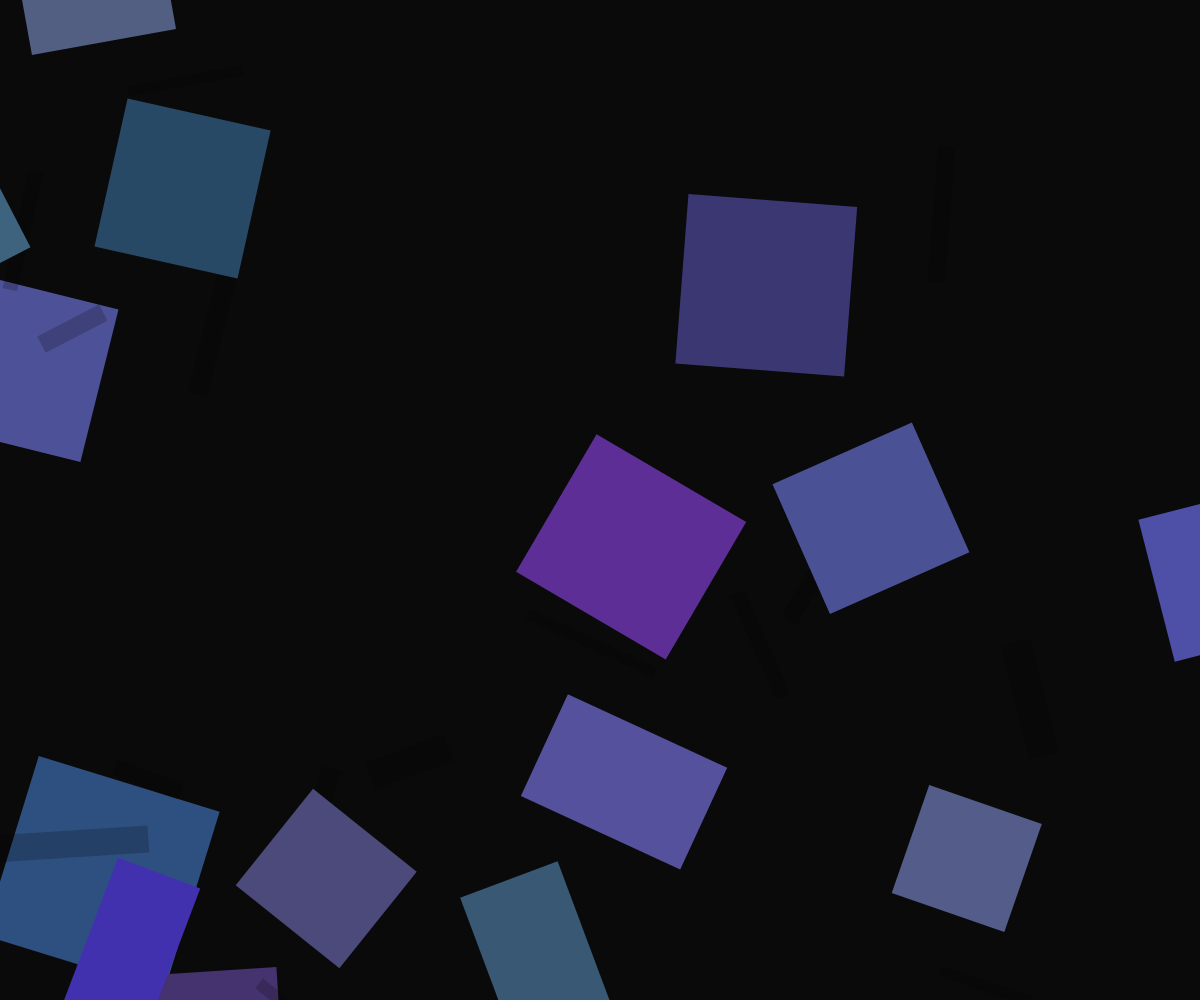
Frame 1 (no input)
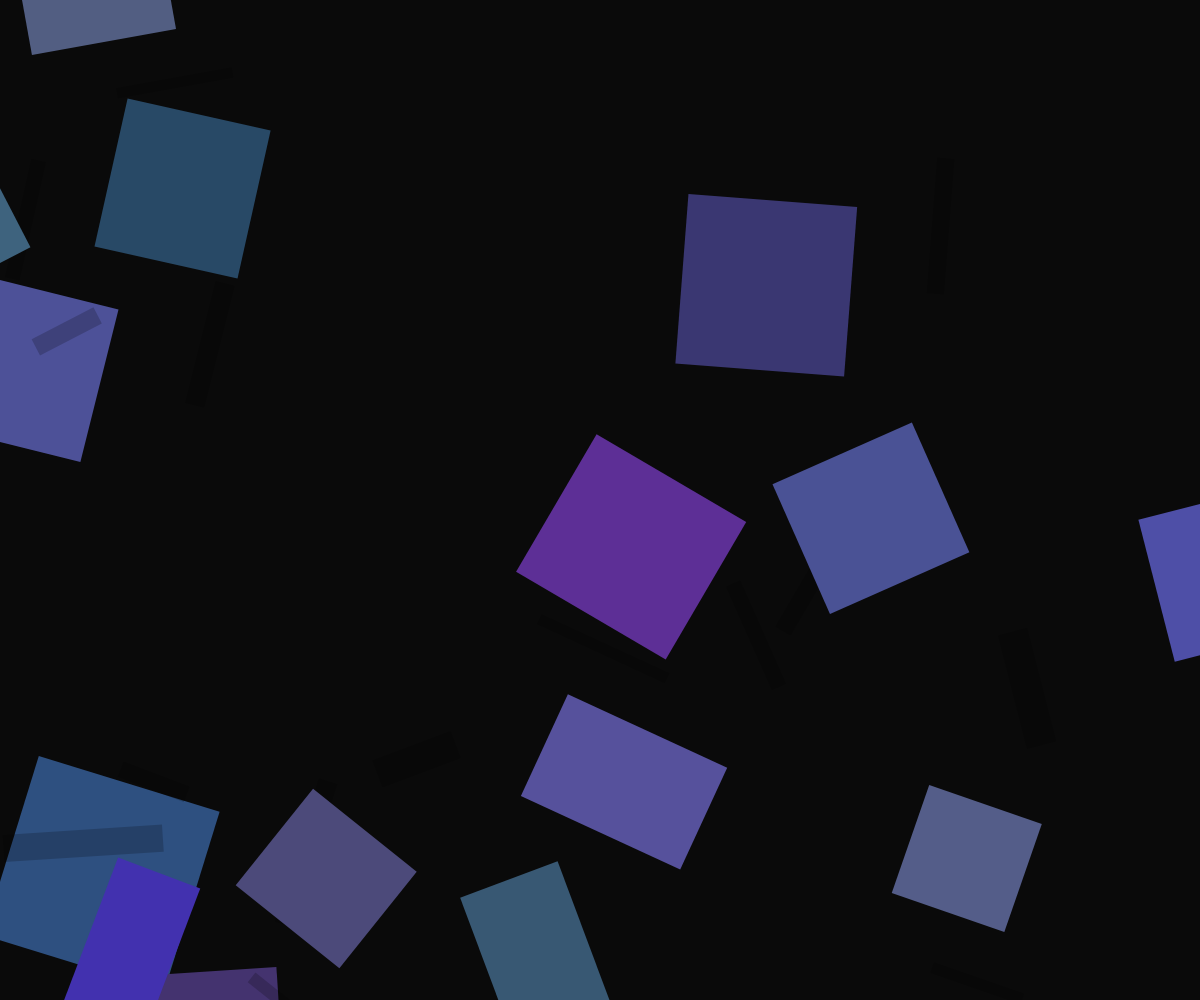
Frame 60 (no input)
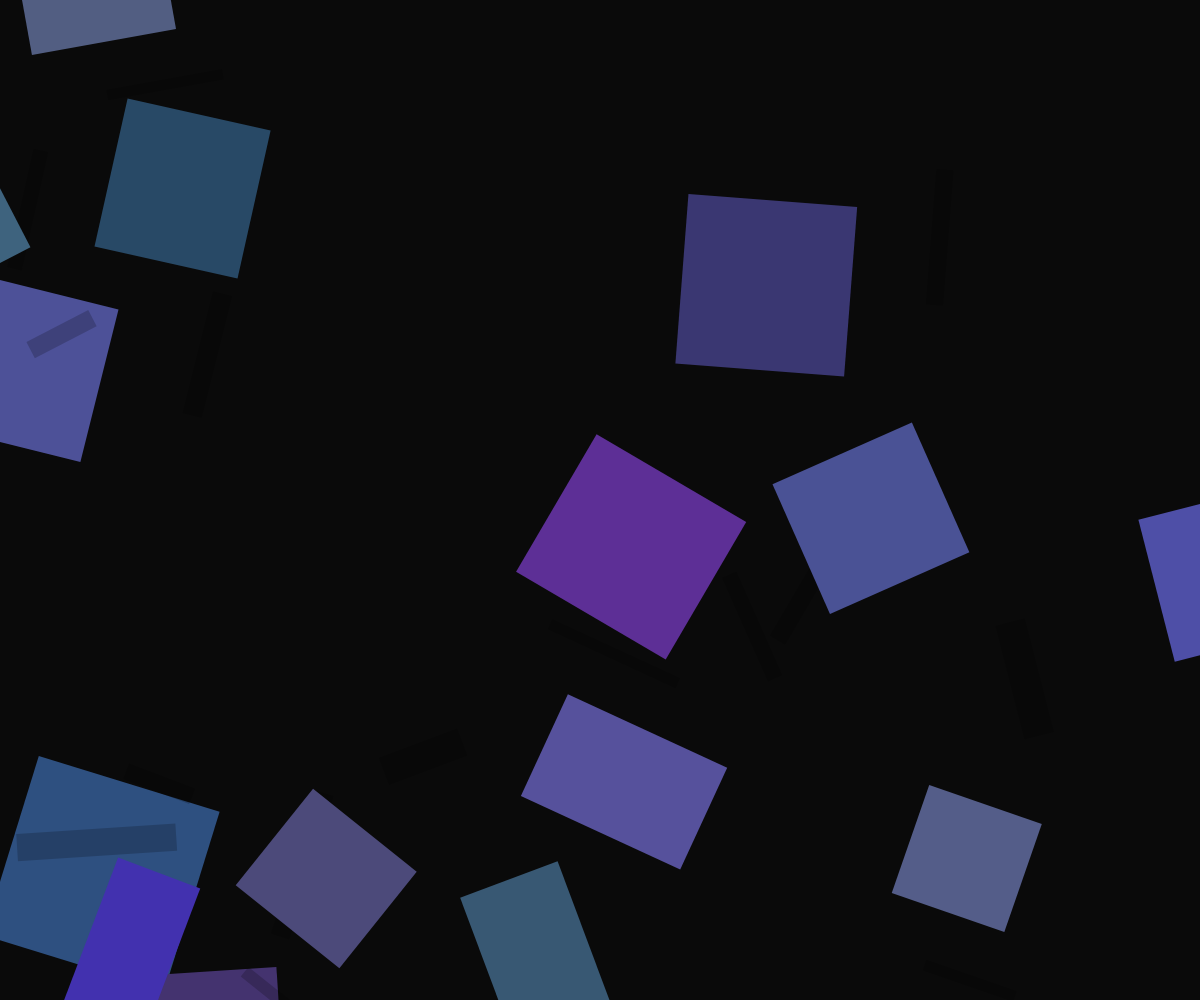
Frame 120 (the mouse pressed at the canvas centre since frame 60)

The p5.js sketch that drew these frames (run headless with seeded random() and noise() and a simulated clock; from frame 60 on, the mouse is pressed at the canvas centre):

// p5.js sketch
// ── sketch.js
let planes = [];
let lightPosition;
let time = 0;

function setup() {
  createCanvas(windowWidth, windowHeight);
  // Create a set of planes representing building facade
  for (let i = 0; i < 15; i++) {
    planes.push({
      x: random(width),
      y: random(height),
      w: random(80, 200),
      h: random(100, 300),
      depth: random(10, 50),
      color: color(random(40, 100), random(40, 100), random(100, 180)),
      angle: random(TWO_PI)
    });
  }
  lightPosition = createVector(width / 2, -100);
}

function draw() {
  background(10);

  // Animate light source
  time += 0.005;
  lightPosition.x = width / 2 + sin(time) * 300;

  // Draw planes with dynamic lighting
  for (let plane of planes) {
    push();
    translate(plane.x, plane.y);
    rotate(plane.angle);

    // Fill with deep color
    fill(plane.color);
    noStroke();
    rect(0, 0, plane.w, plane.h);

    // Add shadow effect from moving light
    let shadowX = map(lightPosition.x, 0, width, -plane.w / 2, plane.w / 2);
    let shadowY = map(lightPosition.y, 0, height, -plane.h / 2, plane.h / 2);
    let shadowW = plane.w * 0.8;
    let shadowH = plane.h * 0.1;

    // Create a dynamic shadow
    fill(0, 50);
    rect(shadowX - shadowW / 2, shadowY + shadowH * 0.5, shadowW, shadowH);

    pop();
  }

  // Add a bright light wash
  blendMode(DIFFERENCE);
  noStroke();
  fill(255, 150);
  ellipse(lightPosition.x, lightPosition.y, 200, 200);
  blendMode(BLEND);
}
